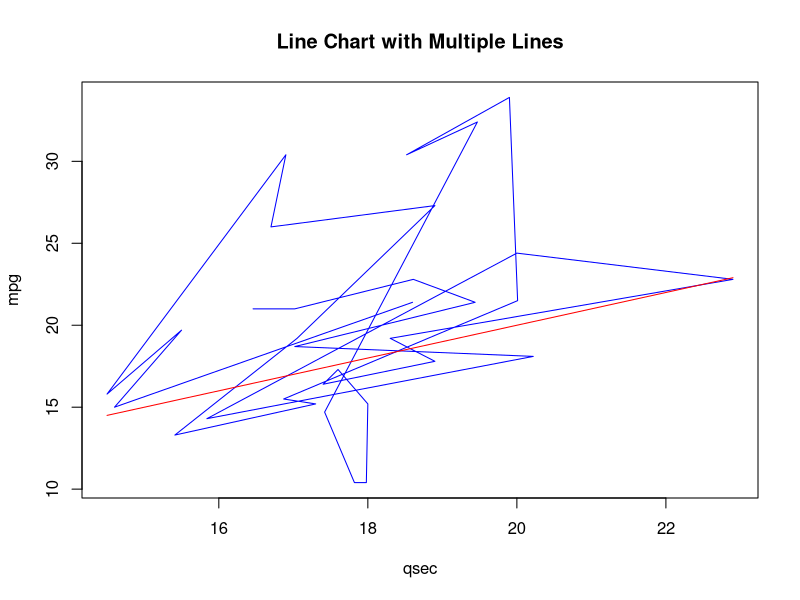

Write the R code that produced this figure.
data("mtcars")
# Create a line chart with the first line (mpg)
plot(mtcars$qsec, mtcars$mpg, type = "l", col = "blue", xlab = "qsec", ylab = "mpg", main = "Line Chart with Multiple Lines")
# Add the second line (qsec) using the lines() function
lines(mtcars$qsec, mtcars$qsec, col = "red")
